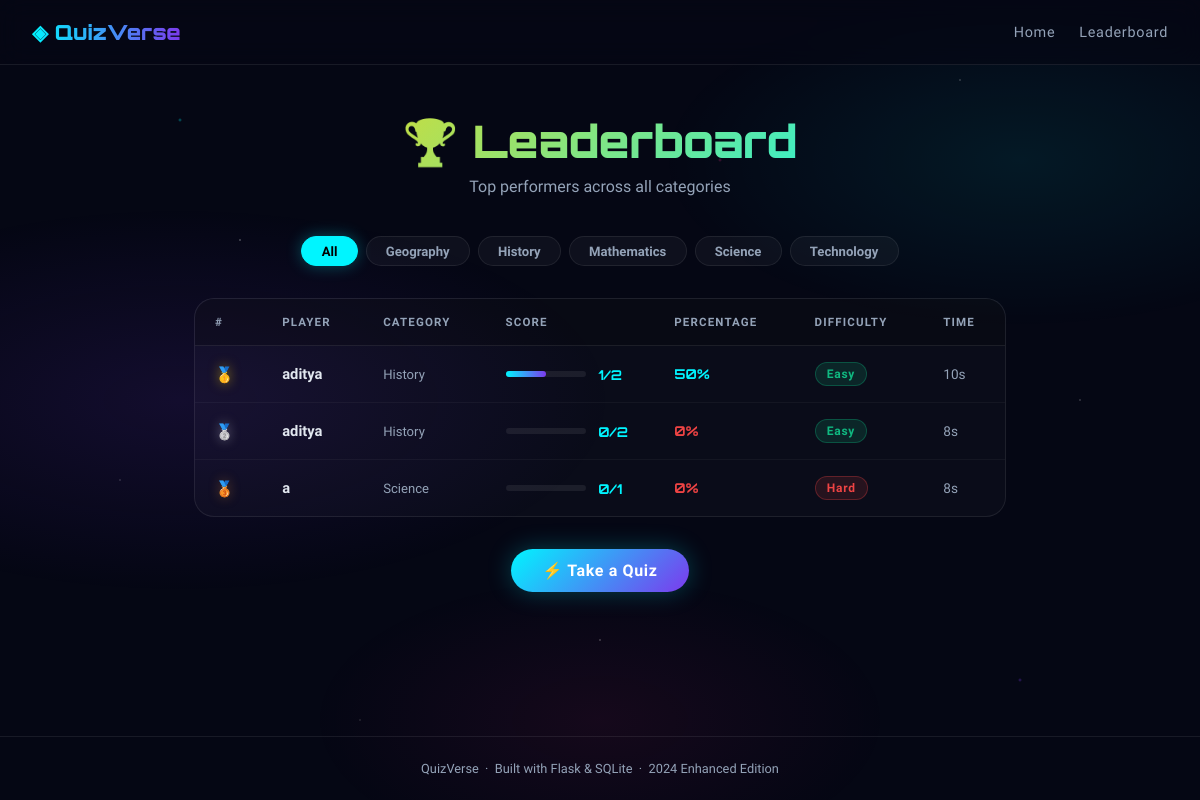
The app's page /leaderboard with its own data.
### tables this page shows
CREATE TABLE scores (
    id          INTEGER PRIMARY KEY AUTOINCREMENT,
    player_name TEXT NOT NULL,
    score       INTEGER NOT NULL,
    total       INTEGER NOT NULL,
    percentage  INTEGER NOT NULL,
    category    TEXT NOT NULL,
    difficulty  TEXT NOT NULL,
    time_secs   INTEGER NOT NULL,
    played_at   TEXT NOT NULL
);

### app.py (the view)
@app.route('/leaderboard')
def leaderboard():
    category = request.args.get('category', 'All')
    db       = get_db()
    cats     = db.execute("SELECT DISTINCT category FROM questions ORDER BY category").fetchall()
    if category == 'All':
        rows = db.execute(
            "SELECT * FROM scores ORDER BY percentage DESC, time_secs ASC LIMIT 20"
        ).fetchall()
    else:
        rows = db.execute(
            "SELECT * FROM scores WHERE category=? ORDER BY percentage DESC, time_secs ASC LIMIT 20",
            (category,)
        ).fetchall()
    db.close()
    return render_template('leaderboard.html',
        rows       = rows,
        categories = ['All'] + [r['category'] for r in cats],
        selected   = category,
    )

### app.py (called while the page is built)
def get_db():
    conn = sqlite3.connect(DB_PATH)
    conn.row_factory = sqlite3.Row
    return conn

### templates/leaderboard.html (shortened to what this page needs)
{% extends 'base.html' %}
{% block content %}
<div class="lb-wrap">
  <div class="lb-header">
    <h1>🏆 Leaderboard</h1>
    <p>Top performers across all categories</p>
  </div>
  <div class="filter-row">
    {% for cat in categories %}
    <a href="/leaderboard?category={{ cat }}"
       class="filter-pill {{ 'active' if cat == selected else '' }}">
      {{ cat }}
    </a>
    {% endfor %}
  </div>
  <div class="lb-table">
    {% if rows %}
    <table>
      <thead>
        <tr>
          <th>#</th>
          <th>Player</th>
          <th>Category</th>
          <th>Score</th>
          <th>Percentage</th>
          <th>Difficulty</th>
          <th>Time</th>
        </tr>
      </thead>
      <tbody>
        {% for row in rows %}
        <tr>
          <td>
            <span class="rank {{ 'rank-1' if loop.index == 1 else ('rank-2' if loop.index == 2 else ('rank-3' if loop.index == 3 else '')) }}">
              {{ '🥇' if loop.index == 1 else ('🥈' if loop.index == 2 else ('🥉' if loop.index == 3 else loop.index)) }}
            </span>
          </td>
          <td style="font-weight:600;">{{ row['player_name'] }}</td>
          <td>
            <span style="color:var(--muted);font-size:.82rem;">{{ row['category'] }}</span>
          </td>
          <td>
            <div class="score-bar-wrap">
              <div class="score-bar">
                <div class="score-bar-fill" style="width:{{ row['percentage'] }}%"></div>
              </div>
              <span class="score-val">{{ row['score'] }}/{{ row['total'] }}</span>
            </div>
          </td>
          <td>
            <span style="font-family:'Orbitron',sans-serif;font-size:.85rem;font-weight:700;
              color: {{ '#ffd60a' if row['percentage'] >= 90 else ('#10b981' if row['percentage'] >= 70 else ('#00f5ff' if row['percentage'] >= 50 else '#ef4444')) }}">
              {{ row['percentage'] }}%
            </span>
          </td>
          <td>
            <span class="badge badge-{{ row['difficulty'] | lower }}">{{ row['difficulty'] }}</span>
          </td>
          <td style="color:var(--muted);font-size:.85rem;">
            {% if row['time_secs'] >= 60 %}
              {{ row['time_secs'] // 60 }}m {{ row['time_secs'] % 60 }}s
            {% else %}
              {{ row['time_secs'] }}s
            {% endif %}
          </td>
        </tr>
        {% endfor %}
      </tbody>
    </table>
    {% else %}
    <div class="empty-state">
      <div class="icon">🎮</div>
      <p>No scores yet for this category. Be the first!</p>
    </div>
    {% endif %}
  </div>
  <div class="lb-cta">
    <a href="/" class="btn btn-primary">⚡ Take a Quiz</a>
  </div>
</div>
{% endblock %}

### templates/base.html (shortened to what this page needs)
<!DOCTYPE html>
<html lang="en">
<head>
</head>
<body>
<div class="page">
  <nav>
    <a class="nav-brand" href="/">◈ QuizVerse</a>
    <div class="nav-links">
      <a href="/">Home</a>
      <a href="/leaderboard">Leaderboard</a>
    </div>
  </nav>
  <main>
    {% block content %}{% endblock %}
  </main>
  <footer>
    QuizVerse &nbsp;·&nbsp; Built with Flask &amp; SQLite &nbsp;·&nbsp; {{ 2024 }} Enhanced Edition
  </footer>
</div>
</body>
</html>

### templates/base.html (style rules this page uses)
:root { --bg: #050714; --surface: rgba(255,255,255,0.04); --border: rgba(255,255,255,0.08); --cyan: #00f5ff; --purple: #7c3aed; --pink: #f72585; --gold: #ffd60a; --text: #e2e8f0; --muted: #94a3b8; --success: #10b981; --danger: #ef4444; --radius: 16px; }
*, *::before, *::after { box-sizing: border-box; margin: 0; padding: 0; }
body { background: var(--bg); color: var(--text); font-family: 'Exo 2', sans-serif; min-height: 100vh; overflow-x: hidden; position: relative; }
body::before { content: ''; position: fixed; inset: 0; background-image: radial-gradient(1px 1px at 20% 30%, rgba(255,255,255,.7) 0%, transparent 100%), radial-gradient(1px 1px at 80% 10%, rgba(255,255,255,.5) 0%, transparent 100%), radial-gradient(1px 1px at 50% 80%, rgba(255,255,255,.6) 0%, transparent 100%), radial-gradient(1px 1px at 10% 60%, rgba(255,255,255,.4) 0%, transparent 100%), radial-gradient(1px 1px at 90% 50%, rgba(255,255,255,.5) 0%, transparent 100%), radial-gradient(1px 1px at 30% 90%, rgba(255,255,255,.3) 0%, transparent 100%), radial-gradient(1px 1px at 70% 40%, rgba(255,255,255,.6) 0%, transparent 100%), radial-gradient(2px 2px at 15% 15%, rgba(0,245,255,.4) 0%, transparent 100%), radial-gradient(2px 2px at 85% 85%, rgba(124,58,237,.4) 0%, transparent 100%), radial-gradient(2px 2px at 60% 20%, rgba(247,37,133,.3) 0%, transparent 100%); pointer-events: none; z-index: 0; }
body::after { content: ''; position: fixed; inset: 0; background: radial-gradient(ellipse 60% 40% at 15% 50%, rgba(124,58,237,.12) 0%, transparent 60%), radial-gradient(ellipse 50% 35% at 85% 20%, rgba(0,245,255,.08) 0%, transparent 60%), radial-gradient(ellipse 40% 30% at 50% 90%, rgba(247,37,133,.07) 0%, transparent 60%); pointer-events: none; z-index: 0; }
.page { position: relative; z-index: 1; min-height: 100vh; display: flex; flex-direction: column; }
nav { display: flex; align-items: center; justify-content: space-between; padding: 1.2rem 2rem; border-bottom: 1px solid var(--border); backdrop-filter: blur(12px); background: rgba(5,7,20,.6); position: sticky; top: 0; z-index: 100; }
.nav-brand { font-family: 'Orbitron', sans-serif; font-weight: 900; font-size: 1.3rem; background: linear-gradient(90deg, var(--cyan), var(--purple)); -webkit-background-clip: text; -webkit-text-fill-color: transparent; text-decoration: none; }
.nav-links { display: flex; gap: 1.5rem; }
.nav-links a { color: var(--muted); text-decoration: none; font-size: .9rem; letter-spacing: .05em; transition: color .2s; font-weight: 500; }
.btn { display: inline-flex; align-items: center; justify-content: center; gap: .5rem; padding: .75rem 2rem; border-radius: 50px; border: none; font-family: 'Exo 2', sans-serif; font-weight: 600; font-size: 1rem; cursor: pointer; text-decoration: none; transition: all .25s; letter-spacing: .04em; }
.btn-primary { background: linear-gradient(135deg, var(--cyan), var(--purple)); color: #fff; box-shadow: 0 0 24px rgba(0,245,255,.25); }
.badge { display: inline-block; padding: .25rem .7rem; border-radius: 50px; font-size: .75rem; font-weight: 700; letter-spacing: .06em; }
.badge-easy { background: rgba(16,185,129,.15); color: #10b981; border: 1px solid rgba(16,185,129,.3); }
.badge-hard { background: rgba(239,68,68,.12); color: #ef4444; border: 1px solid rgba(239,68,68,.3); }
footer { text-align: center; padding: 1.5rem; color: var(--muted); font-size: .8rem; border-top: 1px solid var(--border); margin-top: auto; }

### records on screen
scores: index "🥇", player_name "aditya", category "History", score "1", total "2", percentage "50", difficulty "Easy", time_secs "10"
scores: index "🥈", player_name "aditya", category "History", score "0", total "2", percentage "0", difficulty "Easy", time_secs "8"
scores: index "🥉", player_name "a", category "Science", score "0", total "1", percentage "0", difficulty "Hard", time_secs "8"

### other values on screen
{{ cat }} "All" "Geography" "History" "Mathematics" "Science" "Technology"
{{ 2024 }} "2024"
